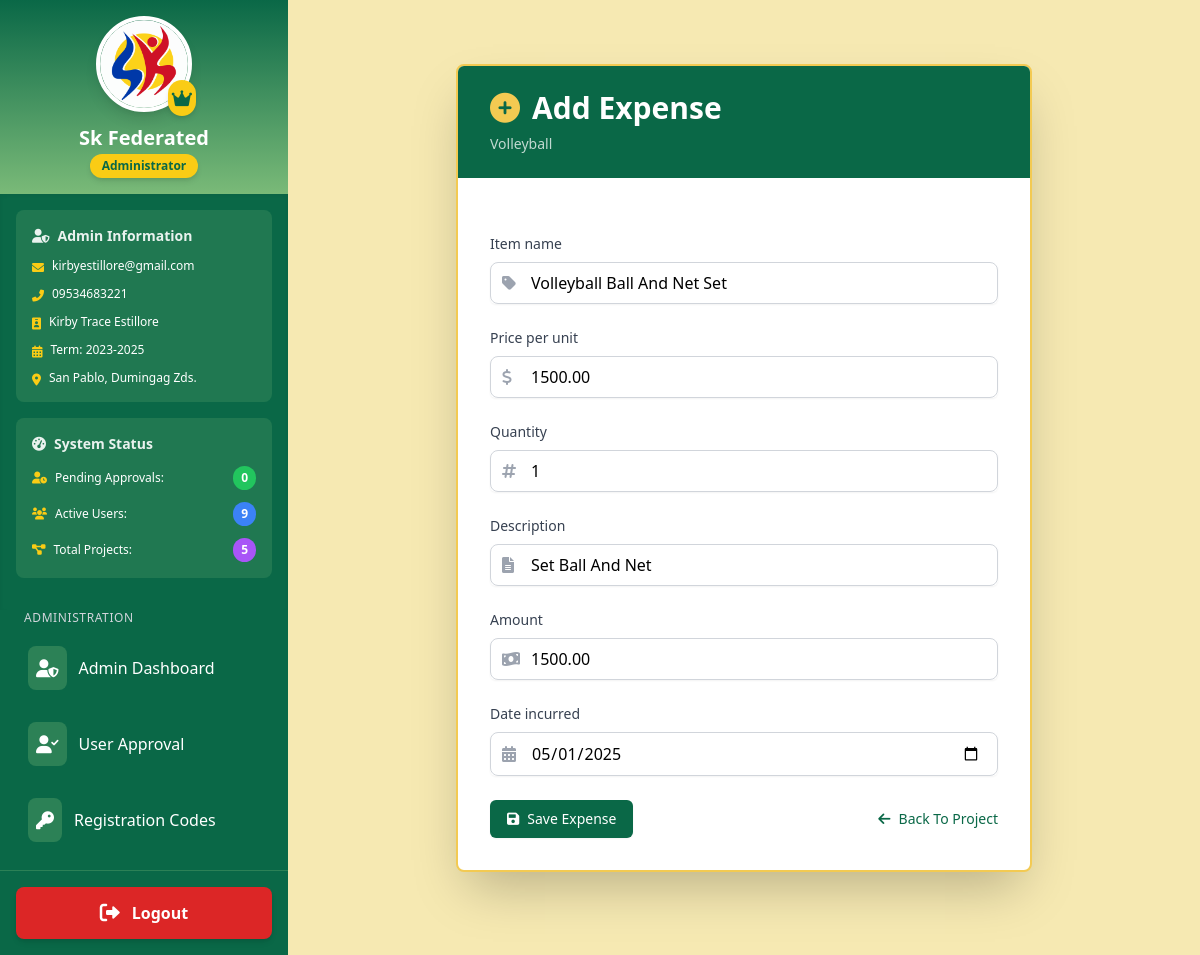
The page /expense/1/edit/ (signed in) on the database its author committed.
### sk_project/models.py (models this page shows, shortened)
class User(AbstractUser):
    is_chairman = models.BooleanField(default=False)
    profile_picture = models.ImageField(upload_to='profile_pics/', default='profile_pics/default_avatar.png', blank=True)
    logo = models.ImageField(upload_to='logos/', null=True)
    address = models.TextField(blank=True, null=True)
    contact_number = models.CharField(max_length=15, blank=True, null=True)
    date_of_birth = models.DateField(null=True)
    GENDER_CHOICES = [
        ('male', 'Male'),
        ('female', 'Female'),
        ('other', 'Other')
    ]
    gender = models.CharField(max_length=10, choices=GENDER_CHOICES, null=True)
    term_of_office = models.CharField(max_length=20, null=True, help_text='Term of office (e.g., 2023-2026)')
    is_approved = models.BooleanField(default=False, help_text='Designates whether this user has been approved by an admin.')
    groups = models.ManyToManyField(
        Group,
        verbose_name=_('groups'),
        blank=True,
        help_text=_(
            'The groups this user belongs to. A user will get all permissions '
            'granted to each of their groups.'
        ),
        related_name='sk_user_set',
        related_query_name='sk_user',
    )
    user_permissions = models.ManyToManyField(
        Permission,
        verbose_name=_('user permissions'),
        blank=True,
        help_text=_('Specific permissions for this user.'),
        related_name='sk_user_set',
        related_query_name='sk_user',
    )

class Project(models.Model):
    name = models.CharField(max_length=255)
    description = models.TextField()
    beneficiary = models.CharField(max_length=255, blank=True, null=True, help_text='Target beneficiaries of this project')
    allocated_budget = models.DecimalField(max_digits=10, decimal_places=2, default=0)
    budget = models.DecimalField(max_digits=10, decimal_places=2)
    main_budget = models.ForeignKey(MainBudget, related_name='projects', on_delete=models.SET_NULL, null=True)
    chairman = models.ForeignKey(User, related_name='projects', on_delete=models.CASCADE)
    start_date = models.DateField()
    end_date = models.DateField()
    STATUS_CHOICES = [
        ('ongoing', 'Ongoing'),
        ('completed', 'Completed'),
        ('cancelled', 'Cancelled')
    ]
    status = models.CharField(max_length=20, choices=STATUS_CHOICES, default='ongoing')
    image = models.ImageField(upload_to='project_images/%Y/%m/%d/', blank=True, null=True)
    resolution_document = models.FileField(upload_to='project_resolutions/%Y/%m/%d/', blank=True, null=True, help_text='Attach resolution document for this project')
    created_at = models.DateTimeField(auto_now_add=True)
    updated_at = models.DateTimeField(auto_now=True)
    class Meta:
        ordering = ['start_date']

class Expense(models.Model):
    project = models.ForeignKey(Project, related_name='expenses', on_delete=models.CASCADE)
    item_name = models.CharField(max_length=255)
    price_per_unit = models.DecimalField(max_digits=10, decimal_places=2, default=0.00)
    quantity = models.PositiveIntegerField(default=1)
    description = models.TextField()
    amount = models.DecimalField(max_digits=10, decimal_places=2)
    date_incurred = models.DateField()
    created_at = models.DateTimeField(auto_now_add=True)
    updated_at = models.DateTimeField(auto_now=True)
    class Meta:
        ordering = ['date_incurred']

### sk_project/views.py (the view)
# urls.py: path('expense/<int:expense_id>/edit/', views.edit_expense, name='edit_expense'),
@login_required
def edit_expense(request, expense_id):
    expense = get_object_or_404(Expense, id=expense_id)
    project = expense.project
    if request.method == 'POST':
        form = ExpenseForm(request.POST, instance=expense)
        if form.is_valid():
            form.save()
            messages.success(request, 'Expense updated successfully.')
            return redirect('project_detail', project_id=project.id)
    else:
        form = ExpenseForm(instance=expense)
    context = {
        'form': form,
        'expense': expense,
        'project': project,
        'is_edit': True
    }
    return render(request, 'add_expense.html', context)

### templates/add_expense.html (shortened to what this page needs)
{% extends 'base.html' %}
{% load static %}
{% load humanize %}
{% block content %}
    <div class="container mx-auto mt-8 max-w-xl">
        <div class="bg-white shadow-2xl rounded-lg overflow-hidden border-2 border-primary">
            <div class="bg-tertiary text-white py-6 px-8">
                <h2 class="text-3xl font-bold flex items-center">
                    <i class="fas fa-plus-circle mr-3 text-primary"></i>Add Expense
                </h2>
                <p class="text-sm opacity-75 mt-2">{{ project.name|capfirst }}</p>
            </div>
            <form method="post" class="p-8 space-y-6">
                {% for field in form %}
                    <div class="mb-4">
                        <label for="{{ field.id_for_label }}" class="block text-sm font-medium text-gray-700 mb-2">
                            {{ field.label|capfirst }}
                        </label>
                        <div class="relative rounded-md shadow-sm">
                            <div class="absolute inset-y-0 left-0 pl-3 flex items-center pointer-events-none">
                            </div>
                            {% if field.name == 'item_name' or field.name == 'description' %}
                                <input type="{{ field.field.widget.input_type }}" name="{{ field.name }}" id="{{ field.id_for_label }}" class="w-full pl-10 pr-4 py-2 rounded-lg border border-gray-300 focus:outline-none focus:ring-2 focus:ring-tertiary" oninput="capitalizeWords(this)" value="{{ field.value|default:'' }}">
                            {% elif field.name == 'price_per_unit' or field.name == 'quantity' %}
                                <input type="number" name="{{ field.name }}" id="{{ field.id_for_label }}" class="w-full pl-10 pr-4 py-2 rounded-lg border border-gray-300 focus:outline-none focus:ring-2 focus:ring-tertiary" oninput="calculateTotal()" value="{{ field.value|default:'' }}">
                            {% elif field.name == 'amount' %}
                                <input type="number" name="{{ field.name }}" id="{{ field.id_for_label }}" class="w-full pl-10 pr-4 py-2 rounded-lg border border-gray-300 focus:outline-none focus:ring-2 focus:ring-tertiary" readonly value="{{ field.value|default:'' }}">
                            {% else %}
                                {{ field }}
                            {% endif %}
                        </div>
                    </div>
                {% endfor %}
                <div class="flex justify-between items-center mt-8">
                    <button type="submit" class="inline-flex items-center px-4 py-2 border border-transparent text-sm font-medium rounded-md shadow-sm text-white bg-tertiary hover:bg-quaternary focus:outline-none focus:ring-2 focus:ring-offset-2 focus:ring-tertiary">
                        <i class="fas fa-save mr-2"></i>Save Expense
                    </button>
                    <a href="{% url 'project_detail' project.id %}" class="text-sm font-medium text-tertiary hover:text-quaternary">
                        <i class="fas fa-arrow-left mr-2"></i>Back To Project
                    </a>
                </div>
            </form>
        </div>
    </div>
{% endblock %}

### templates/base.html (shortened to what this page needs)
<!DOCTYPE html>
<html lang="en">
    {% load static %}
    <head>
        <script src="https://cdn.tailwindcss.com"></script>
        <link href="https://cdnjs.cloudflare.com/ajax/libs/font-awesome/6.0.0-beta3/css/all.min.css" rel="stylesheet">
    </head>
    <body class="bg-secondary min-h-screen">
        <div class="flex flex-col lg:flex-row min-h-screen pt-16 lg:pt-0">
            <aside id="sidebar" class="hidden lg:flex w-full lg:w-72 bg-tertiary text-white flex-col fixed lg:sticky top-0 left-0 h-full z-40 lg:z-0 overflow-y-auto transition-all duration-300 transform -translate-x-full lg:translate-x-0">
                {% if user.is_superuser %}
                <div class="p-4 flex flex-col items-center bg-gradient-to-b from-tertiary to-quaternary">
                    <a href="{% url 'edit_profile' %}" class="mb-3 relative cursor-pointer group">
                        <div class="relative">
                            {% if user.logo %}
                                <img src="{{ user.logo.url }}" alt="Organization Logo" class="w-20 h-20 md:w-24 md:h-24 rounded-full border-4 border-white shadow-lg group-hover:border-primary transition-all duration-200">
                            {% elif user.profile_picture %}
                                <img src="{{ user.profile_picture.url }}" alt="Admin Profile" class="w-20 h-20 md:w-24 md:h-24 rounded-full border-4 border-white shadow-lg group-hover:border-primary transition-all duration-200">
                            {% else %}
                                <img src="{% static 'img/drr.png' %}" alt="Default Admin Profile" class="w-20 h-20 md:w-24 md:h-24 rounded-full border-4 border-white shadow-lg group-hover:border-primary transition-all duration-200">
                            {% endif %}
                            <div class="absolute -bottom-1 -right-1 bg-yellow-400 text-tertiary p-1 rounded-full shadow-md">
                                <i class="fas fa-crown text-lg"></i>
                            </div>
                        </div>
                        <div class="absolute inset-0 flex items-center justify-center bg-black bg-opacity-0 group-hover:bg-opacity-30 rounded-full transition-all duration-300">
                        </div>
                    </a>
                    <div class="text-center">
                        <h2 class="text-xl font-bold text-white">Sk Federated</h2>
                        <div class="inline-block px-3 py-1 bg-yellow-400 text-tertiary text-xs font-bold rounded-full shadow-md">
                            Administrator
                        </div>
                    </div>
                </div>
                <div class="p-4 bg-tertiary shadow-inner">
                    <div class="bg-quaternary/20 rounded-lg p-4 mb-4">
                        <h3 class="text-sm font-semibold text-white/90 mb-3 flex items-center">
                            <i class="fas fa-user-shield mr-2"></i> Admin Information
                        </h3>
                        <div class="space-y-3 text-xs">
                            <div class="flex items-start">
                                <i class="fas fa-envelope mt-1 mr-2 text-yellow-400"></i>
                                <span>{{ user.email }}</span>
                            </div>
                            <div class="flex items-start">
                                <i class="fas fa-phone-alt mt-1 mr-2 text-yellow-400"></i>
                                <span>{{ user_contact_number|default:user.contact_number|default:"No contact number" }}</span>
                            </div>
                            <div class="flex items-start">
                                <i class="fas fa-id-badge mt-1 mr-2 text-yellow-400"></i>
                                <span>{{ user.get_full_name }}</span>
                            </div>
                            <div class="flex items-start">
                                <i class="fas fa-calendar-alt mt-1 mr-2 text-yellow-400"></i>
                                <span>Term: {{ user_term_of_office|default:user.term_of_office|default:"Not specified" }}</span>
                            </div>
                            <div class="flex items-start">
                                <i class="fas fa-map-marker-alt mt-1 mr-2 text-yellow-400"></i>
                                <span>{{ user_address|default:user.address|default:"No address provided" }}</span>
                            </div>
                        </div>
                    </div>
                    <div class="bg-quaternary/20 rounded-lg p-4 mb-4">
                        <h3 class="text-sm font-semibold text-white/90 mb-3 flex items-center">
                            <i class="fas fa-tachometer-alt mr-2"></i> System Status
                        </h3>
                        <div class="space-y-3">
                            <div class="flex justify-between items-center text-xs">
                                <div class="flex items-center">
                                    <i class="fas fa-user-clock mr-2 text-yellow-400"></i>
                                    <span>Pending Approvals:</span>
                                </div>
                                {% if pending_approvals_count and pending_approvals_count > 0 %}
                                <span class="bg-red-500 text-white text-xs font-bold px-2 py-1 rounded-full">{{ pending_approvals_count }}</span>
                                {% else %}
                                <span class="bg-green-500 text-white text-xs font-bold px-2 py-1 rounded-full">0</span>
                                {% endif %}
                            </div>
                            <div class="flex justify-between items-center text-xs">
                                <div class="flex items-center">
                                    <i class="fas fa-users mr-2 text-yellow-400"></i>
                                    <span>Active Users:</span>
                                </div>
                                <span class="bg-blue-500 text-white text-xs font-bold px-2 py-1 rounded-full">{{ active_users_count|default:"0" }}</span>
                            </div>
                            <div class="flex justify-between items-center text-xs">
                                <div class="flex items-center">
                                    <i class="fas fa-project-diagram mr-2 text-yellow-400"></i>
                                    <span>Total Projects:</span>
                                </div>
                                <span class="bg-purple-500 text-white text-xs font-bold px-2 py-1 rounded-full">{{ all_projects|length|default:"0" }}</span>
                            </div>
                        </div>
                    </div>
                </div>
                <nav class="flex-grow px-3">
                    <div class="mb-4">
                        <h3 class="text-xs uppercase tracking-wider text-gray-300 px-3 mb-2">Administration</h3>
                        <a href="{% url 'admin_dashboard' %}" class="block py-3 px-4 hover:bg-quaternary transition-colors duration-200  rounded-lg mb-2 flex items-center group">
                            <div class="bg-quaternary/30 p-2 rounded-lg mr-3 group-hover:bg-quaternary/50 transition-colors duration-200">
                                <i class="fas fa-user-shield text-lg"></i>
                            </div>
                            <span class="text-base">Admin Dashboard</span>
                        </a>
                        <a href="{% url 'user_approval' %}" class="block py-3 px-4 hover:bg-quaternary transition-colors duration-200  rounded-lg mb-2 flex items-center group">
                            <div class="bg-quaternary/30 p-2 rounded-lg mr-3 group-hover:bg-quaternary/50 transition-colors duration-200">
                                <i class="fas fa-user-check text-lg"></i>
                            </div>
                            <span class="text-base">User Approval</span>
                        </a>
                        <a href="{% url 'generate_registration_code' %}" class="block py-3 px-4 hover:bg-quaternary transition-colors duration-200  rounded-lg mb-2 flex items-center group">
                            <div class="bg-quaternary/30 p-2 rounded-lg mr-3 group-hover:bg-quaternary/50 transition-colors duration-200">
                                <i class="fas fa-key text-lg"></i>
                            </div>
                            <span class="text-base">Registration Codes</span>
                        </a>
                    </div>
                </nav>
                {% endif %}
                <div class="p-4 mt-auto border-t border-quaternary/30">
                    <a href="{% url 'logout' %}" class="block py-3 px-6 bg-red-600 text-white rounded-lg hover:bg-red-700 transition-colors duration-200 text-center flex items-center justify-center shadow-md">
                        <i class="fas fa-sign-out-alt mr-3 text-xl"></i> <span class="text-base font-semibold">Logout</span>
                    </a>
                </div>
            </aside>
            <main class="flex-1 p-4 md:p-6 lg:p-8 overflow-y-auto">
                {% block content %}
                {% endblock %}
            </main>
        </div>
    </body>
</html>

### rows shown on the page
User: logo (picture), email "kirbyestillore@gmail.com", contact_number "09534683221", get_full_name "Kirby Trace Estillore", term_of_office "2023-2025", address "San Pablo, Dumingag Zds."
Project: name "Volleyball"
Expense: item_name "Volleyball Ball And Net Set" "Set Ball And Net", price_per_unit "1500.00", amount "1500.00", form "05/01/2025"

### other values the page prints
{{ active_users_count|default:"0" }} "9"
{{ all_projects|length|default:"0" }} "5"
{{ field.label|capfirst }} "Item name" "Price per unit" "Quantity" "Description" "Amount" "Date incurred"
